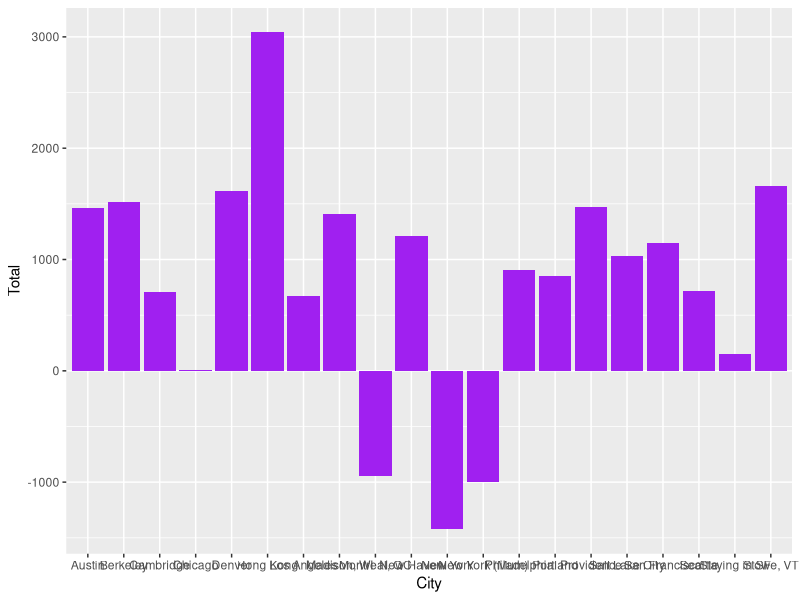

Recreate this plot in R.
# Elliot's Housing Decision Stuff
# Feel free to use this for whatever :)

library(dplyr)
library(readr)
library(ggplot2)
setwd("~/Documents/HousingAnalysis/")

# States that I won't live in (because I know nobody at all)
# (Notably I don't think ill of these places, just they're not for me)
unacceptable_states <- c("FL", "GA", "AZ", "United States", "MO", "MD", "NC",
                         "OK", "KY", "LA", "AL", "NM", "NE", "SC", "AR", "KS",
                         "ID", "IA", "MS", "TN")

# Dataset from Zillow (used to get housing prices, fed into Google Sheet)
prices_df <- read_csv("Metro_ZORI_AllHomesPlusMultifamily_SSA.csv") %>%
  select(RegionName, SizeRank,`2019-03`) %>%
  mutate(state=gsub(".*, ", "", RegionName)) %>%
  filter(! state %in% unacceptable_states)

# ----------------------------------
# Constants for Analysis (Assuming all normalized 0 to 1 except rent, so $$$ units on 0-1 interval)
# COVID-era numbers
AVERAGE_RENT <- 3075 # Rent is actually 3075
HAPPY_COW_HITS <- -2000
PUBLIC_TRANSIT <- -1000 # Also captured by `NEED_CAR`
HIKE <- -400
FRIENDS <- -400
AUTOCRACY <- 1500 # i.e. moving to Hong Kong in particular, during autocratic decline
MUM_INDEPENDENCE <- 3000 # Living w Mum (tend to argue), and independence therein
FOREIGN <- 500
NO_MOVE_REQUIRED <- -1000
EAST_COAST <- -300
CONNOR <- -300
NEED_CAR <- 1000

# Reads in Google Sheet where I've annotated my values
housing_df <- read_csv("cities_to_live_in.csv") %>%
  select(-`Misc Notes`, -`Tech Salary Diff`)

# Normalises Data to 0-1 range
normalise<-function(m){
  (m - min(m))/(max(m)-min(m))
}
for(column in colnames(housing_df)) {
  if (column != "City") {
    print(column)
    housing_df[column] <- normalise(housing_df[column])
    print(housing_df[column])
  }
}

# Applies Utility Constants
housing_utility_df <- housing_df %>%
  mutate(`Average Rent`=AVERAGE_RENT*`Average Rent`,
         `Happy Cow Hits`=HAPPY_COW_HITS*`Happy Cow Hits`,
         `Public Transit`=PUBLIC_TRANSIT*`Public Transit`,
         `Walking Dist Hike`=HIKE*`Walking Dist Hike`,
         `Friends`=FRIENDS*`Friends`,
         `Autocracy`=AUTOCRACY*`Autocracy`,
         `Mum_Indpt`=MUM_INDEPENDENCE * `Mum_Indpt`,
         `Foreign Marker`=FOREIGN*`Foreign Marker`,
         `No Move Required`=NO_MOVE_REQUIRED*`No Move Required`,
         `East Coast Modifier`=EAST_COAST*`East Coast Modifier`,
         `Connor`=CONNOR*`Connor`,
         `Need Car`=NEED_CAR*`Need Car`
         ) %>%
  select(-City)
housing_utility_df$Total <- rowSums(housing_utility_df)
housing_utility_df$City <- housing_df$City

ggplot(housing_utility_df, aes(x=City, y=Total)) + geom_col(fill="purple")

